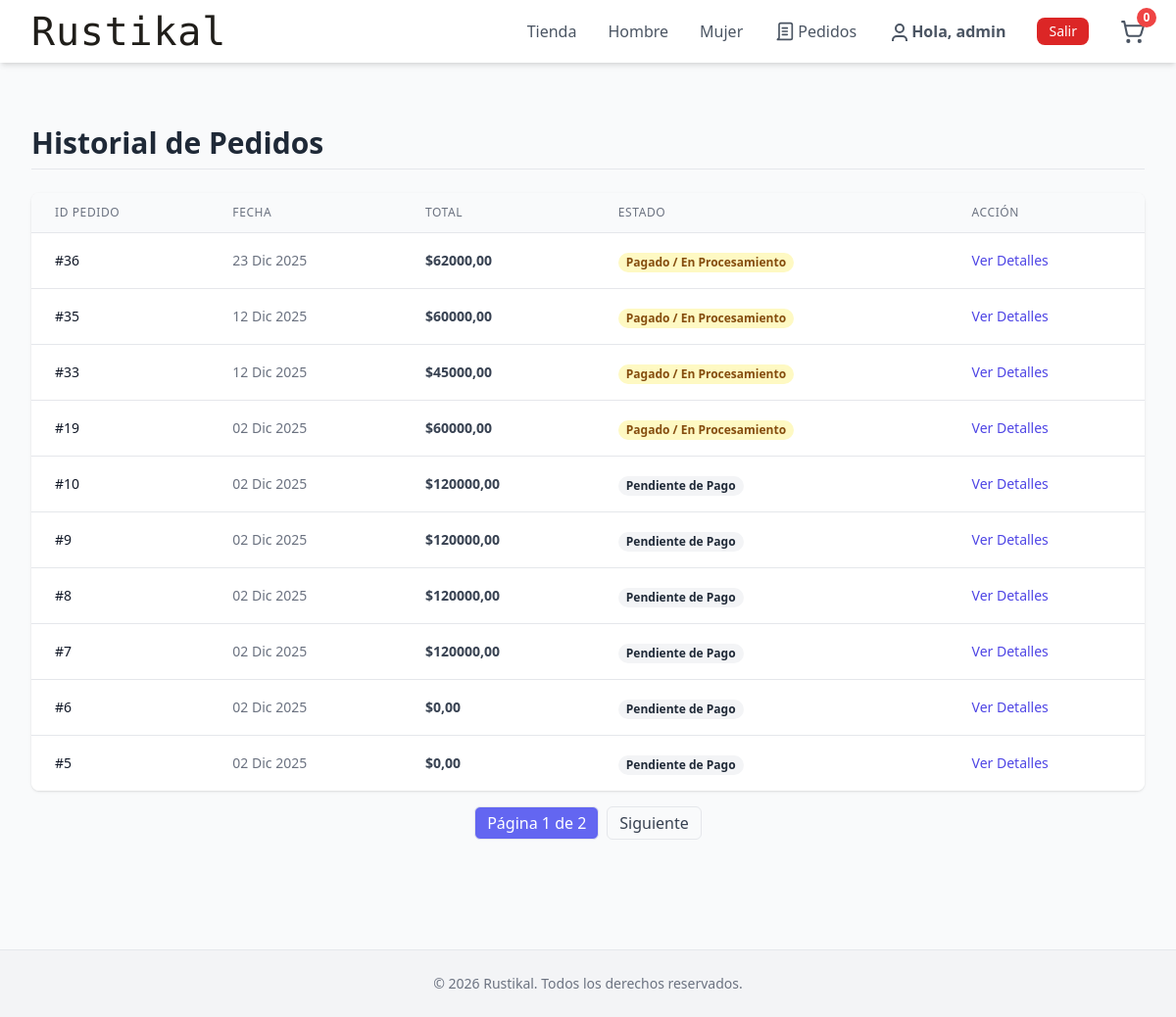
The page /pedidos/historial/ (signed in) on the database its author committed.
### usuarios/models.py (models this page shows, shortened)
class UsuarioPersonalizado(AbstractUser):
    nro_telefono = PhoneNumberField(null=True, blank=True, unique=True)
    avatar = models.ImageField(upload_to='avatars/', null=True, blank=True)
    email = models.EmailField(unique=True)

### pedidos/models.py (models this page shows, shortened)
class Pedido(models.Model):
    ESTADOS_CHOICES = [
        ('PENDIENTE', 'Pendiente de Pago'),
        ('PAGADO', 'Pagado / En Procesamiento'),
        ('ENVIADO', 'Enviado'),
        ('ENTREGADO', 'Entregado'),
        ('CANCELADO', 'Cancelado'),]
    usuario = models.ForeignKey(AUTH_USER_MODEL, related_name= "pedidos", on_delete= models.CASCADE, verbose_name= 'Cliente')
    creado = models.DateTimeField(auto_now_add=True)
    actualizado = models.DateTimeField(auto_now=True)
    estado = models.CharField(max_length=100, choices= ESTADOS_CHOICES, default= 'PENDIENTE')
    pagado = models.BooleanField(default=False) #Indicador de pago realziado, para evitar refacturaciones
    monto_total = models.DecimalField(max_digits=10, decimal_places=2, default= 0.00)
    direccion_envio = models.ForeignKey(
    'DireccionEnvio', related_name='pedidos_por_direccion', on_delete=models.SET_NULL, null=True,blank=True, verbose_name='Dirección de Envío del Pedido')
    class Meta:
        ordering = ['-creado']
        verbose_name = 'Pedido'
        verbose_name_plural = 'Pedidos'
    def get_total_cost(self):
        return sum(item.get_cost() for item in self.articulos.all())

class ArticuloPedido(models.Model):
    pedido = models.ForeignKey(Pedido, related_name= "articulos", on_delete= models.CASCADE)
    producto = models.ForeignKey(Producto, related_name= "articulos_pedidos", on_delete= models.CASCADE)
    precio = models.DecimalField(max_digits=10, decimal_places=2) #Para el historial
    cantidad = models.PositiveBigIntegerField(default=1)
    class Meta:
        verbose_name = "articulo de pedido"
        verbose_name_plural = "articulos de pedidos"
    def get_cost(self):
        return self.precio * self.cantidad

### pedidos/views.py (the view)
# urls.py: path('historial/', views.HistorialPedidos.as_view(), name='historial'),
class HistorialPedidos(LoginRequiredMixin, ListView):
    model = Pedido
    template_name = "pedidos/historial_pedidos.html"
    context_object_name = 'pedidos_usuario'
    paginate_by = 10
    def get_queryset(self):
        return Pedido.objects.filter(usuario=self.request.user).order_by("-creado")

### carrito/carrito.py (called while the page is built, shortened)
    @property
    def items(self):
        items = []
        return items

### carrito/context_processors.py (called while the page is built)
def carrito_context(request):
    return {"carrito": Carrito(request)}

### templates/pedidos/historial_pedidos.html (shortened to what this page needs)
{% extends "base.html" %}
{% block content %}
<div class="max-w-6xl mx-auto py-8">
    <h1 class="text-3xl font-extrabold text-gray-800 mb-6 border-b pb-2">Historial de Pedidos</h1>
    {% if pedidos_usuario %}
        <div class="bg-white shadow overflow-hidden sm:rounded-lg">
            <div class="overflow-x-auto">
                <table class="min-w-full divide-y divide-gray-200">
                    <thead class="bg-gray-50">
                        <tr>
                            <th scope="col" class="px-6 py-3 text-left text-xs font-medium text-gray-500 uppercase tracking-wider">
                                ID Pedido
                            </th>
                            <th scope="col" class="px-6 py-3 text-left text-xs font-medium text-gray-500 uppercase tracking-wider">
                                Fecha
                            </th>
                            <th scope="col" class="px-6 py-3 text-left text-xs font-medium text-gray-500 uppercase tracking-wider">
                                Total
                            </th>
                            <th scope="col" class="px-6 py-3 text-left text-xs font-medium text-gray-500 uppercase tracking-wider">
                                Estado
                            </th>
                            <th scope="col" class="px-6 py-3 text-left text-xs font-medium text-gray-500 uppercase tracking-wider">
                                Acción
                            </th>
                        </tr>
                    </thead>
                    <tbody class="bg-white divide-y divide-gray-200">
                        {% for pedido in pedidos_usuario %}
                        <tr>
                            <td class="px-6 py-4 whitespace-nowrap text-sm font-medium text-gray-900">
                                #{{ pedido.id }}
                            </td>
                            <td class="px-6 py-4 whitespace-nowrap text-sm text-gray-500">
                                {{ pedido.creado|date:"d M Y" }}
                            </td>
                            <td class="px-6 py-4 whitespace-nowrap text-sm text-gray-700 font-semibold">
                                ${{ pedido.get_total_cost|floatformat:2 }}
                            </td>
                            <td class="px-6 py-4 whitespace-nowrap">
                                <span class="px-2 inline-flex text-xs leading-5 font-semibold rounded-full
                                    {% if pedido.estado == 'ENTREGADO' %}bg-green-100 text-green-800
                                    {% elif pedido.estado == 'ENVIADO' %}bg-blue-100 text-blue-800
                                    {% elif pedido.estado == 'PAGADO' %}bg-yellow-100 text-yellow-800
                                    {% elif pedido.estado == 'PENDIENTE' %}bg-gray-100 text-gray-800
                                    {% elif pedido.estado == 'CANCELADO' %}bg-red-100 text-red-800
                                    {% endif %}">
                                    {{ pedido.get_estado_display }}
                                </span>
                            </td>
                            <td class="px-6 py-4 whitespace-nowrap text-sm font-medium">
                                <a href="{% url 'pedidos:detalle' pk=pedido.pk %}" class="text-indigo-600 hover:text-indigo-900">
                                    Ver Detalles
                                </a>
                            </td>
                        </tr>
                        {% endfor %}
                    </tbody>
                </table>
            </div>
        </div>
        {% if is_paginated %}
        <nav class="mt-4 flex justify-center space-x-2">
            <span class="px-3 py-1 border rounded-md bg-indigo-500 text-white">
                Página {{ page_obj.number }} de {{ page_obj.paginator.num_pages }}
            </span>
            {% if page_obj.has_next %}
                <a href="?page={{ page_obj.next_page_number }}" class="px-3 py-1 border rounded-md text-gray-700 hover:bg-gray-100">Siguiente</a>
            {% endif %}
        </nav>
        {% endif %}
    {% endif %}
</div>
{% endblock content %}

### templates/base.html (shortened to what this page needs)
<!DOCTYPE html>
<html lang="es">
<head>
    <script src="https://cdn.tailwindcss.com"></script>
</head>
<body class="bg-gray-50 text-gray-800">
    <header class="bg-white shadow-md sticky top-0 z-50">
        <div class="max-w-7xl mx-auto px-4 sm:px-6 lg:px-8 flex justify-between items-center h-16">
            <a href="{% url 'rustikal:lista' %}" class="flex items-center space-x-2 text-gray-900 tracking-wider">
                <span class="font-rustikal-logo">Rustikal</span>
            </a>
            <nav class="hidden md:flex space-x-8 items-center">
                <a href="{% url 'rustikal:lista' %}" class="text-gray-600 hover:text-gray-900">Tienda</a>
                <a href="{% url 'rustikal:lista' %}?genero=Hombre" class="text-gray-600 hover:text-gray-900">Hombre</a>
                <a href="{% url 'rustikal:lista' %}?genero=Mujer" class="text-gray-600 hover:text-gray-900">Mujer</a>
                {% if user.is_authenticated %}
                    <a href="{% url 'pedidos:historial' %}" class="text-gray-600 hover:text-gray-900 flex items-center space-x-1">
                        <span>Pedidos</span>
                    </a>
                    <a href="{% url 'usuarios:editar_perfil' %}" class="text-gray-600 hover:text-gray-900 font-semibold flex items-center space-x-1">
                        <svg xmlns="http://www.w3.org/2000/svg" width="20" height="20" fill="none" stroke="currentColor" stroke-width="2"><circle cx="12" cy="7" r="4"/><path d="M19 21v-2a4 4 0 0 0-4-4H9a4 4 0 0 0-4 4v2"/></svg>
                        <span>Hola, {{ user.username }}</span>
                    </a>
                    <form action="{% url 'usuarios:logout' %}" method="post">
                        <button class="px-3 py-1 text-sm bg-red-600 text-white rounded-lg hover:bg-red-700">Salir</button>
                    </form>
                {% else %}
                    <a href="{% url 'usuarios:login' %}" class="text-gray-600 hover:text-gray-900">Iniciar Sesión</a>
                    <a href="{% url 'usuarios:registro' %}" class="px-3 py-1 text-sm bg-indigo-600 text-white rounded-lg hover:bg-indigo-700">Registrarse</a>
                {% endif %}
                <button id="btnCarrito"
        class="relative text-gray-600 hover:text-gray-900 cursor-pointer">
        <span class="absolute -top-3 -right-3 bg-red-500 text-white text-xs font-bold
                      rounded-full h-5 w-5 flex items-center justify-center">
            {{ carrito.items|length }}
        </span>
    </button>
            </nav>
        </div>
    </header>
    <main class="max-w-7xl mx-auto px-4 sm:px-6 lg:px-8 py-8">
        {% block content %}
        {% endblock %}
    </main>
    <footer class="bg-gray-100 mt-12 py-6 border-t border-gray-200 text-center text-sm text-gray-500">
        © {% now "Y" %} Rustikal. Todos los derechos reservados.
    </footer>
</body>
</html>

### templates/base.html (style rules this page uses)
html { font-family: 'Inter', sans-serif; }
.font-rustikal-logo { font-family: "Rubik Mono One", monospace; font-size: 2.5rem; font-weight: 300; color: #201e1a; text-shadow: 1px 1px 2px rgba(0, 0, 0, 0.5); line-height: 1; }

### rows shown on the page
UsuarioPersonalizado: username "admin"
Pedido: id "36", creado "23 Dic 2025", get_total_cost "62000,00", estado "Pagado / En Procesamiento"
Pedido: id "35", creado "12 Dic 2025", get_total_cost "60000,00", estado "Pagado / En Procesamiento"
Pedido: id "33", creado "12 Dic 2025", get_total_cost "45000,00", estado "Pagado / En Procesamiento"
Pedido: id "19", creado "02 Dic 2025", get_total_cost "60000,00", estado "Pagado / En Procesamiento"
Pedido: id "10", creado "02 Dic 2025", get_total_cost "120000,00", estado "Pendiente de Pago"
Pedido: id "9", creado "02 Dic 2025", get_total_cost "120000,00", estado "Pendiente de Pago"
Pedido: id "8", creado "02 Dic 2025", get_total_cost "120000,00", estado "Pendiente de Pago"
Pedido: id "7", creado "02 Dic 2025", get_total_cost "120000,00", estado "Pendiente de Pago"
Pedido: id "6", creado "02 Dic 2025", get_total_cost "0,00", estado "Pendiente de Pago"
Pedido: id "5", creado "02 Dic 2025", get_total_cost "0,00", estado "Pendiente de Pago"

### other values the page prints
{{ carrito.items|length }} "0"
{{ page_obj.number }} "1"
{{ page_obj.paginator.num_pages }} "2"
